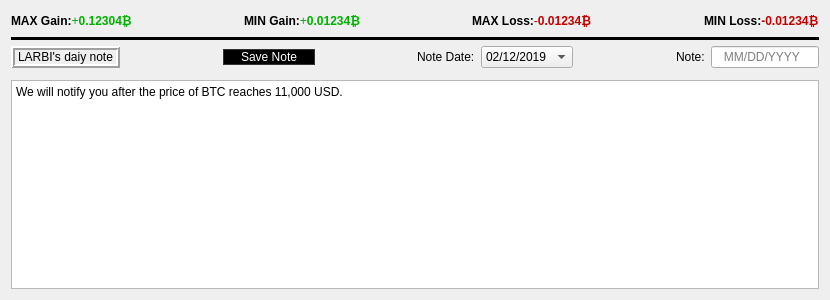
        <widget class="QWidget" name="page_3">
         <property name="geometry">
          <rect>
           <x>0</x>
           <y>0</y>
           <width>830</width>
           <height>300</height>
          </rect>
         </property>
         <attribute name="label">
          <string>NOTE</string>
         </attribute>
         <layout class="QGridLayout" name="gridLayout_22">
          <item row="3" column="0">
           <widget class="QPlainTextEdit" name="comment_TextEdit">
            <property name="styleSheet">
             <string notr="true">color: rgb(0, 0, 0);
font: italic 11pt &quot;Comic Sans MS&quot;;</string>
            </property>
            <property name="plainText">
             <string>We will notify you after the price of BTC reaches 11,000 USD.</string>
            </property>
           </widget>
          </item>
          <item row="1" column="0">
           <layout class="QVBoxLayout" name="verticalLayout">
            <item>
             <widget class="Line" name="line_16">
              <property name="styleSheet">
               <string notr="true">background-color: rgb(0, 0, 0);</string>
              </property>
              <property name="orientation">
               <enum>Qt::Horizontal</enum>
              </property>
             </widget>
            </item>
           </layout>
          </item>
          <item row="2" column="0">
           <layout class="QGridLayout" name="gridLayout_21">
            <property name="leftMargin">
             <number>0</number>
            </property>
            <item row="0" column="3">
             <widget class="QPushButton" name="comment_btn_save">
              <property name="styleSheet">
               <string notr="true">*{
color: rgb(255, 255, 255);
}

QPushButton:hover{
color: rgb(255, 255, 255);
;
	
	background-color: rgb(0, 0, 0);

}

QPushButton{
border: 1px solid  #333;
background:  rgb(0, 0, 0);
border-radius:10px;
font: 75 10pt &quot;MS Shell Dlg 2&quot;;
}


QPushButton:hover{

color: rgb(225, 150, 0);
	background-color: rgb(0, 0, 0);
border-radius:10px;
font: 75 10pt &quot;MS Shell Dlg 2&quot;;
}

QPushButton:pressed 
{
 border: 2px inset   rgb(225, 150, 0);
background-color: #333;
}</string>
              </property>
              <property name="text">
               <string>     Save Note     </string>
              </property>
             </widget>
            </item>
            <item row="0" column="9">
             <widget class="QLineEdit" name="comment_input">
              <property name="styleSheet">
               <string notr="true">
QLineEdit{
border-radius:8px;
background-color: rgb(240, 240, 240);
}background-color: rgb(255, 255, 255);</string>
              </property>
              <property name="placeholderText">
               <string>   MM/DD/YYYY</string>
              </property>
             </widget>
            </item>
            <item row="0" column="1">
             <widget class="QLabel" name="label_note">
              <property name="styleSheet">
               <string notr="true">font: 75 10pt &quot;Bahnschrift&quot;;</string>
              </property>
              <property name="frameShape">
               <enum>QFrame::Box</enum>
              </property>
              <property name="frameShadow">
               <enum>QFrame::Raised</enum>
              </property>
              <property name="lineWidth">
               <number>2</number>
              </property>
              <property name="text">
               <string>LARBI's daiy note</string>
              </property>
             </widget>
            </item>
            <item row="0" column="8">
             <widget class="QLabel" name="label_12">
              <property name="styleSheet">
               <string notr="true">font: 63 italic  8pt &quot;Segoe UI Semibold&quot;;</string>
              </property>
              <property name="text">
               <string>Note:</string>
              </property>
             </widget>
            </item>
            <item row="0" column="2">
             <spacer name="horizontalSpacer">
              <property name="orientation">
               <enum>Qt::Horizontal</enum>
              </property>
              <property name="sizeHint" stdset="0">
               <size>
                <width>40</width>
                <height>20</height>
               </size>
              </property>
             </spacer>
            </item>
            <item row="2" column="8">
             <widget class="Line" name="line_15">
              <property name="styleSheet">
               <string notr="true">background-color: rgb(0, 0, 0);</string>
              </property>
              <property name="orientation">
               <enum>Qt::Vertical</enum>
              </property>
             </widget>
            </item>
            <item row="0" column="6">
             <widget class="QComboBox" name="note_combo">
              <item>
               <property name="text">
                <string>02/12/2019</string>
               </property>
              </item>
              <item>
               <property name="text">
                <string>02/12/2019</string>
               </property>
              </item>
             </widget>
            </item>
            <item row="0" column="4">
             <spacer name="horizontalSpacer_2">
              <property name="orientation">
               <enum>Qt::Horizontal</enum>
              </property>
              <property name="sizeHint" stdset="0">
               <size>
                <width>40</width>
                <height>20</height>
               </size>
              </property>
             </spacer>
            </item>
            <item row="0" column="7">
             <spacer name="horizontalSpacer_4">
              <property name="orientation">
               <enum>Qt::Horizontal</enum>
              </property>
              <property name="sizeHint" stdset="0">
               <size>
                <width>40</width>
                <height>20</height>
               </size>
              </property>
             </spacer>
            </item>
            <item row="0" column="5">
             <widget class="QLabel" name="label_20">
              <property name="styleSheet">
               <string notr="true">font: 63 italic  8pt &quot;Segoe UI Semibold&quot;;</string>
              </property>
              <property name="text">
               <string>Note Date:</string>
              </property>
             </widget>
            </item>
           </layout>
          </item>
          <item row="0" column="0">
           <layout class="QGridLayout" name="gridLayout_18">
            <item row="0" column="3">
             <spacer name="horizontalSpacer_9">
              <property name="orientation">
               <enum>Qt::Horizontal</enum>
              </property>
              <property name="sizeHint" stdset="0">
               <size>
                <width>40</width>
                <height>20</height>
               </size>
              </property>
             </spacer>
            </item>
            <item row="0" column="5">
             <spacer name="horizontalSpacer_18">
              <property name="orientation">
               <enum>Qt::Horizontal</enum>
              </property>
              <property name="sizeHint" stdset="0">
               <size>
                <width>40</width>
                <height>20</height>
               </size>
              </property>
             </spacer>
            </item>
            <item row="0" column="1">
             <spacer name="horizontalSpacer_8">
              <property name="orientation">
               <enum>Qt::Horizontal</enum>
              </property>
              <property name="sizeHint" stdset="0">
               <size>
                <width>40</width>
                <height>20</height>
               </size>
              </property>
             </spacer>
            </item>
            <item row="0" column="4">
             <widget class="QLabel" name="maxl">
              <property name="styleSheet">
               <string notr="true">color: rgb(0, 0, 0);
font: 8pt &quot;Yu Gothic UI&quot;</string>
              </property>
              <property name="text">
               <string>&lt;html&gt;&lt;head/&gt;&lt;body&gt;&lt;p&gt;&lt;span style=&quot; font-weight:600;&quot;&gt;MAX Loss:&lt;/span&gt;&lt;span style=&quot; color:#c30000;&quot;&gt;-&lt;/span&gt;&lt;span style=&quot; font-size:9pt; font-weight:600; color:#c30000;&quot;&gt;0.01234₿&lt;/span&gt;&lt;/p&gt;&lt;/body&gt;&lt;/html&gt;</string>
              </property>
             </widget>
            </item>
            <item row="0" column="6">
             <widget class="QLabel" name="minl">
              <property name="styleSheet">
               <string notr="true">color: rgb(0, 0, 0);
font: 8pt &quot;Yu Gothic UI&quot;</string>
              </property>
              <property name="text">
               <string>&lt;html&gt;&lt;head/&gt;&lt;body&gt;&lt;p&gt;&lt;span style=&quot; font-weight:600;&quot;&gt;MIN Loss:&lt;/span&gt;&lt;span style=&quot; font-weight:600; color:#c30000;&quot;&gt;-&lt;/span&gt;&lt;span style=&quot; font-size:9pt; font-weight:600; color:#c30000;&quot;&gt;0.01234₿&lt;/span&gt;&lt;/p&gt;&lt;/body&gt;&lt;/html&gt;</string>
              </property>
             </widget>
            </item>
            <item row="0" column="2">
             <widget class="QLabel" name="minw">
              <property name="styleSheet">
               <string notr="true">color: rgb(0, 0, 0);
font: 8pt &quot;Yu Gothic UI&quot;</string>
              </property>
              <property name="text">
               <string>&lt;html&gt;&lt;head/&gt;&lt;body&gt;&lt;p&gt;&lt;span style=&quot; font-weight:600;&quot;&gt;MIN Gain:&lt;/span&gt;&lt;span style=&quot; color:#00b000;&quot;&gt;+&lt;/span&gt;&lt;span style=&quot; font-size:9pt; font-weight:600; color:#00b000;&quot;&gt;0.01234₿&lt;/span&gt;&lt;/p&gt;&lt;/body&gt;&lt;/html&gt;</string>
              </property>
             </widget>
            </item>
            <item row="0" column="0">
             <widget class="QLabel" name="maxw">
              <property name="styleSheet">
               <string notr="true">color: rgb(0, 0, 0);
font: 8pt &quot;Yu Gothic UI&quot;</string>
              </property>
              <property name="text">
               <string>&lt;html&gt;&lt;head/&gt;&lt;body&gt;&lt;p&gt;&lt;span style=&quot; font-weight:600;&quot;&gt;MAX Gain:&lt;/span&gt;&lt;span style=&quot; color:#00b000;&quot;&gt;+&lt;/span&gt;&lt;span style=&quot; font-size:9pt; font-weight:600; color:#00b000;&quot;&gt;0.12304₿&lt;/span&gt;&lt;/p&gt;&lt;/body&gt;&lt;/html&gt;</string>
              </property>
             </widget>
            </item>
           </layout>
          </item>
         </layout>
        </widget>
